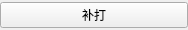
<?xml version="1.0" encoding="UTF-8"?>
<ui version="4.0">
 <class>w_rpt_report_frame_shift</class>
 <widget class="QWidget" name="w_rpt_report_frame_shift">
  <property name="geometry">
   <rect>
    <x>0</x>
    <y>0</y>
    <width>188</width>
    <height>30</height>
   </rect>
  </property>
  <property name="windowTitle">
   <string>Form</string>
  </property>
  <layout class="QVBoxLayout" name="verticalLayout">
   <property name="spacing">
    <number>0</number>
   </property>
   <property name="leftMargin">
    <number>0</number>
   </property>
   <property name="topMargin">
    <number>0</number>
   </property>
   <property name="rightMargin">
    <number>0</number>
   </property>
   <property name="bottomMargin">
    <number>0</number>
   </property>
   <item>
    <widget class="QPushButton" name="pushButton_reprint">
     <property name="text">
      <string>补打</string>
     </property>
    </widget>
   </item>
  </layout>
 </widget>
 <resources/>
 <connections/>
</ui>
